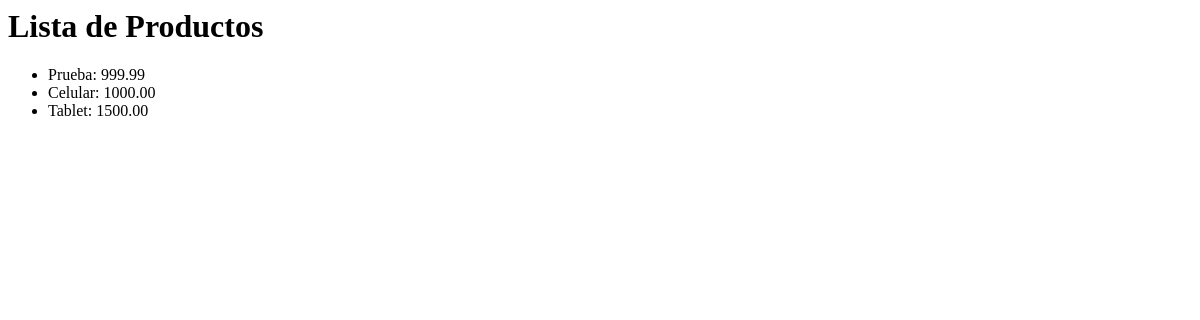
The app's page /CoderApp/productos/, older data.
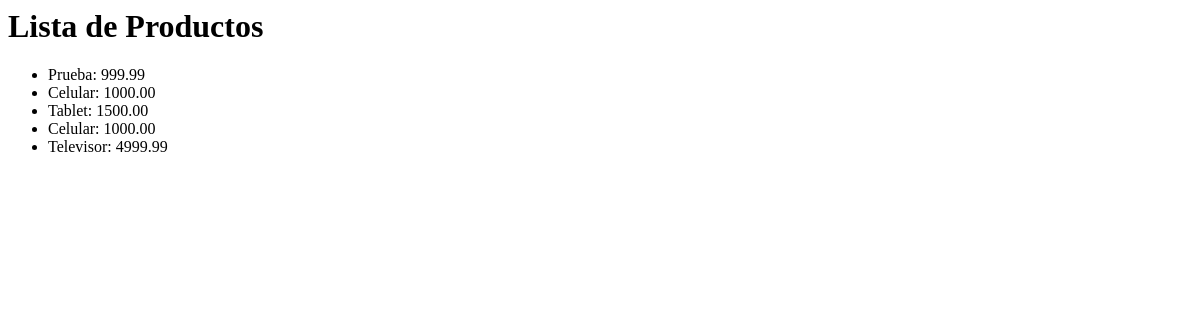
The same page, newer data.
### CoderApp/models.py (models this page shows)
class Producto(models.Model):
    nombre = models.CharField(max_length=100)
    precio = models.DecimalField(max_digits=10, decimal_places=2)

### CoderApp/views.py (the view)
# urls.py: path('productos/', views.producto_list, name='producto_list'),
def producto_list(request):
    productos = Producto.objects.all()
    print(productos)
    return render(request, 'producto_list.html', {'productos': productos})

### CoderApp/templates/producto_list.html
    <h1>Lista de Productos</h1>
    <ul>
        {% for producto in productos %}
            <li>{{ producto.nombre }}: {{ producto.precio }}</li>
        {% endfor %}
    </ul>

Row changes from the older to the newer data that the page shows:
added Producto: nombre "Celular", precio "1000.00"
added Producto: nombre "Televisor", precio "4999.99"
